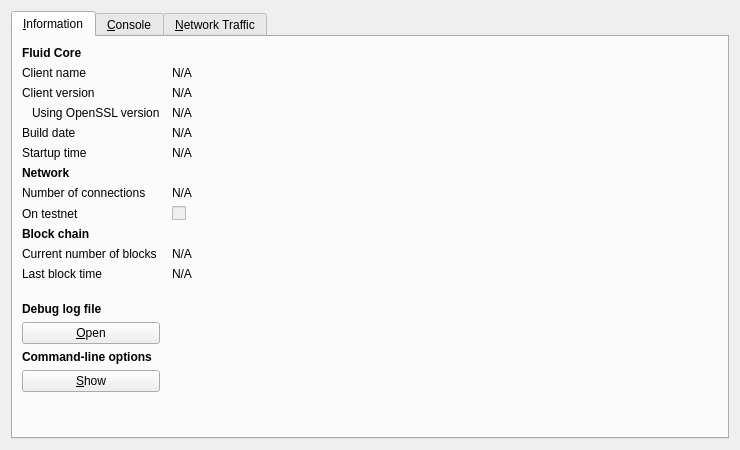
<?xml version="1.0" encoding="UTF-8"?>
<ui version="4.0">
 <class>RPCConsole</class>
 <widget class="QDialog" name="RPCConsole">
  <property name="geometry">
   <rect>
    <x>0</x>
    <y>0</y>
    <width>740</width>
    <height>450</height>
   </rect>
  </property>
  <property name="windowTitle">
   <string>Fluid - Debug window</string>
  </property>
  <layout class="QVBoxLayout" name="verticalLayout_2">
   <item>
    <widget class="QTabWidget" name="tabWidget">
     <property name="currentIndex">
      <number>0</number>
     </property>
     <widget class="QWidget" name="tab_info">
      <attribute name="title">
       <string>&amp;Information</string>
      </attribute>
      <layout class="QGridLayout" name="gridLayout" columnstretch="0,1">
       <property name="horizontalSpacing">
        <number>12</number>
       </property>
       <item row="0" column="0">
        <widget class="QLabel" name="label_9">
         <property name="font">
          <font>
           <weight>75</weight>
           <bold>true</bold>
          </font>
         </property>
         <property name="text">
          <string>Fluid Core</string>
         </property>
        </widget>
       </item>
       <item row="1" column="0">
        <widget class="QLabel" name="label_5">
         <property name="text">
          <string>Client name</string>
         </property>
        </widget>
       </item>
       <item row="1" column="1">
        <widget class="QLabel" name="clientName">
         <property name="cursor">
          <cursorShape>IBeamCursor</cursorShape>
         </property>
         <property name="text">
          <string>N/A</string>
         </property>
         <property name="textFormat">
          <enum>Qt::PlainText</enum>
         </property>
         <property name="textInteractionFlags">
          <set>Qt::LinksAccessibleByMouse|Qt::TextSelectableByKeyboard|Qt::TextSelectableByMouse</set>
         </property>
        </widget>
       </item>
       <item row="2" column="0">
        <widget class="QLabel" name="label_6">
         <property name="text">
          <string>Client version</string>
         </property>
        </widget>
       </item>
       <item row="2" column="1">
        <widget class="QLabel" name="clientVersion">
         <property name="cursor">
          <cursorShape>IBeamCursor</cursorShape>
         </property>
         <property name="text">
          <string>N/A</string>
         </property>
         <property name="textFormat">
          <enum>Qt::PlainText</enum>
         </property>
         <property name="textInteractionFlags">
          <set>Qt::LinksAccessibleByMouse|Qt::TextSelectableByKeyboard|Qt::TextSelectableByMouse</set>
         </property>
        </widget>
       </item>
       <item row="3" column="0">
        <widget class="QLabel" name="label_14">
         <property name="text">
          <string>Using OpenSSL version</string>
         </property>
         <property name="indent">
          <number>10</number>
         </property>
        </widget>
       </item>
       <item row="3" column="1">
        <widget class="QLabel" name="openSSLVersion">
         <property name="cursor">
          <cursorShape>IBeamCursor</cursorShape>
         </property>
         <property name="text">
          <string>N/A</string>
         </property>
         <property name="textFormat">
          <enum>Qt::PlainText</enum>
         </property>
         <property name="textInteractionFlags">
          <set>Qt::LinksAccessibleByMouse|Qt::TextSelectableByKeyboard|Qt::TextSelectableByMouse</set>
         </property>
        </widget>
       </item>
       <item row="4" column="0">
        <widget class="QLabel" name="label_12">
         <property name="text">
          <string>Build date</string>
         </property>
        </widget>
       </item>
       <item row="4" column="1">
        <widget class="QLabel" name="buildDate">
         <property name="cursor">
          <cursorShape>IBeamCursor</cursorShape>
         </property>
         <property name="text">
          <string>N/A</string>
         </property>
         <property name="textFormat">
          <enum>Qt::PlainText</enum>
         </property>
         <property name="textInteractionFlags">
          <set>Qt::LinksAccessibleByMouse|Qt::TextSelectableByKeyboard|Qt::TextSelectableByMouse</set>
         </property>
        </widget>
       </item>
       <item row="5" column="0">
        <widget class="QLabel" name="label_13">
         <property name="text">
          <string>Startup time</string>
         </property>
        </widget>
       </item>
       <item row="5" column="1">
        <widget class="QLabel" name="startupTime">
         <property name="cursor">
          <cursorShape>IBeamCursor</cursorShape>
         </property>
         <property name="text">
          <string>N/A</string>
         </property>
         <property name="textFormat">
          <enum>Qt::PlainText</enum>
         </property>
         <property name="textInteractionFlags">
          <set>Qt::LinksAccessibleByMouse|Qt::TextSelectableByKeyboard|Qt::TextSelectableByMouse</set>
         </property>
        </widget>
       </item>
       <item row="6" column="0">
        <widget class="QLabel" name="label_11">
         <property name="font">
          <font>
           <weight>75</weight>
           <bold>true</bold>
          </font>
         </property>
         <property name="text">
          <string>Network</string>
         </property>
        </widget>
       </item>
       <item row="7" column="0">
        <widget class="QLabel" name="label_7">
         <property name="text">
          <string>Number of connections</string>
         </property>
        </widget>
       </item>
       <item row="7" column="1">
        <widget class="QLabel" name="numberOfConnections">
         <property name="cursor">
          <cursorShape>IBeamCursor</cursorShape>
         </property>
         <property name="text">
          <string>N/A</string>
         </property>
         <property name="textFormat">
          <enum>Qt::PlainText</enum>
         </property>
         <property name="textInteractionFlags">
          <set>Qt::LinksAccessibleByMouse|Qt::TextSelectableByKeyboard|Qt::TextSelectableByMouse</set>
         </property>
        </widget>
       </item>
       <item row="8" column="0">
        <widget class="QLabel" name="label_8">
         <property name="text">
          <string>On testnet</string>
         </property>
        </widget>
       </item>
       <item row="8" column="1">
        <widget class="QCheckBox" name="isTestNet">
         <property name="enabled">
          <bool>false</bool>
         </property>
         <property name="text">
          <string/>
         </property>
        </widget>
       </item>
       <item row="9" column="0">
        <widget class="QLabel" name="label_10">
         <property name="font">
          <font>
           <weight>75</weight>
           <bold>true</bold>
          </font>
         </property>
         <property name="text">
          <string>Block chain</string>
         </property>
        </widget>
       </item>
       <item row="10" column="0">
        <widget class="QLabel" name="label_3">
         <property name="text">
          <string>Current number of blocks</string>
         </property>
        </widget>
       </item>
       <item row="10" column="1">
        <widget class="QLabel" name="numberOfBlocks">
         <property name="cursor">
          <cursorShape>IBeamCursor</cursorShape>
         </property>
         <property name="text">
          <string>N/A</string>
         </property>
         <property name="textFormat">
          <enum>Qt::PlainText</enum>
         </property>
         <property name="textInteractionFlags">
          <set>Qt::LinksAccessibleByMouse|Qt::TextSelectableByKeyboard|Qt::TextSelectableByMouse</set>
         </property>
        </widget>
       </item>
       <item row="11" column="0">
        <widget class="QLabel" name="label_2">
         <property name="text">
          <string>Last block time</string>
         </property>
        </widget>
       </item>
       <item row="11" column="1">
        <widget class="QLabel" name="lastBlockTime">
         <property name="cursor">
          <cursorShape>IBeamCursor</cursorShape>
         </property>
         <property name="text">
          <string>N/A</string>
         </property>
         <property name="textFormat">
          <enum>Qt::PlainText</enum>
         </property>
         <property name="textInteractionFlags">
          <set>Qt::LinksAccessibleByMouse|Qt::TextSelectableByKeyboard|Qt::TextSelectableByMouse</set>
         </property>
        </widget>
       </item>
       <item row="12" column="0">
        <spacer name="verticalSpacer_2">
         <property name="orientation">
          <enum>Qt::Vertical</enum>
         </property>
         <property name="sizeHint" stdset="0">
          <size>
           <width>20</width>
           <height>20</height>
          </size>
         </property>
        </spacer>
       </item>
       <item row="13" column="0">
        <widget class="QLabel" name="labelDebugLogfile">
         <property name="font">
          <font>
           <weight>75</weight>
           <bold>true</bold>
          </font>
         </property>
         <property name="text">
          <string>Debug log file</string>
         </property>
        </widget>
       </item>
       <item row="14" column="0">
        <widget class="QPushButton" name="openDebugLogfileButton">
         <property name="toolTip">
          <string>Open the Fluid debug log file from the current data directory. This can take a few seconds for large log files.</string>
         </property>
         <property name="text">
          <string>&amp;Open</string>
         </property>
         <property name="autoDefault">
          <bool>false</bool>
         </property>
        </widget>
       </item>
       <item row="15" column="0">
        <widget class="QLabel" name="labelCLOptions">
         <property name="font">
          <font>
           <weight>75</weight>
           <bold>true</bold>
          </font>
         </property>
         <property name="text">
          <string>Command-line options</string>
         </property>
        </widget>
       </item>
       <item row="16" column="0">
        <widget class="QPushButton" name="showCLOptionsButton">
         <property name="toolTip">
          <string>Show the Fluid-Qt help message to get a list with possible Fluid command-line options.</string>
         </property>
         <property name="text">
          <string>&amp;Show</string>
         </property>
         <property name="autoDefault">
          <bool>false</bool>
         </property>
        </widget>
       </item>
       <item row="17" column="0">
        <spacer name="verticalSpacer">
         <property name="orientation">
          <enum>Qt::Vertical</enum>
         </property>
         <property name="sizeHint" stdset="0">
          <size>
           <width>20</width>
           <height>40</height>
          </size>
         </property>
        </spacer>
       </item>
      </layout>
     </widget>
     <widget class="QWidget" name="tab_console">
      <attribute name="title">
       <string>&amp;Console</string>
      </attribute>
      <layout class="QVBoxLayout" name="verticalLayout_3">
       <property name="spacing">
        <number>3</number>
       </property>
       <item>
        <widget class="QTextEdit" name="messagesWidget">
         <property name="minimumSize">
          <size>
           <width>0</width>
           <height>100</height>
          </size>
         </property>
         <property name="readOnly">
          <bool>true</bool>
         </property>
         <property name="tabKeyNavigation" stdset="0">
          <bool>false</bool>
         </property>
         <property name="columnCount" stdset="0">
          <number>2</number>
         </property>
        </widget>
       </item>
       <item>
        <layout class="QHBoxLayout" name="horizontalLayout">
         <property name="spacing">
          <number>3</number>
         </property>
         <item>
          <widget class="QLabel" name="label">
           <property name="text">
            <string notr="true">&gt;</string>
           </property>
          </widget>
         </item>
         <item>
          <widget class="QLineEdit" name="lineEdit"/>
         </item>
         <item>
          <widget class="QPushButton" name="clearButton">
           <property name="maximumSize">
            <size>
             <width>24</width>
             <height>24</height>
            </size>
           </property>
           <property name="toolTip">
            <string>Clear console</string>
           </property>
           <property name="text">
            <string/>
           </property>
           <property name="icon">
            <iconset resource="../bitcoin.qrc">
             <normaloff>:/icons/remove</normaloff>:/icons/remove</iconset>
           </property>
           <property name="shortcut">
            <string notr="true">Ctrl+L</string>
           </property>
           <property name="autoDefault">
            <bool>false</bool>
           </property>
          </widget>
         </item>
        </layout>
       </item>
      </layout>
     </widget>
     <widget class="QWidget" name="tab">
      <attribute name="title">
       <string>&amp;Network Traffic</string>
      </attribute>
      <layout class="QHBoxLayout" name="horizontalLayout_3">
       <item>
        <layout class="QVBoxLayout" name="verticalLayout_4">
         <item>
          <widget class="TrafficGraphWidget" name="trafficGraph" native="true">
           <property name="sizePolicy">
            <sizepolicy hsizetype="Expanding" vsizetype="Expanding">
             <horstretch>0</horstretch>
             <verstretch>0</verstretch>
            </sizepolicy>
           </property>
          </widget>
         </item>
         <item>
          <layout class="QHBoxLayout" name="horizontalLayout_2">
           <item>
            <widget class="QSlider" name="sldGraphRange">
             <property name="minimum">
              <number>1</number>
             </property>
             <property name="maximum">
              <number>288</number>
             </property>
             <property name="pageStep">
              <number>12</number>
             </property>
             <property name="value">
              <number>6</number>
             </property>
             <property name="orientation">
              <enum>Qt::Horizontal</enum>
             </property>
            </widget>
           </item>
           <item>
            <widget class="QLabel" name="lblGraphRange">
             <property name="minimumSize">
              <size>
               <width>100</width>
               <height>0</height>
              </size>
             </property>
             <property name="alignment">
              <set>Qt::AlignCenter</set>
             </property>
            </widget>
           </item>
           <item>
            <widget class="QPushButton" name="btnClearTrafficGraph">
             <property name="text">
              <string>&amp;Clear</string>
             </property>
            </widget>
           </item>
          </layout>
         </item>
        </layout>
       </item>
       <item>
        <layout class="QVBoxLayout" name="verticalLayout">
         <item>
          <widget class="QGroupBox" name="groupBox">
           <property name="title">
            <string>Totals</string>
           </property>
           <layout class="QVBoxLayout" name="verticalLayout_5">
            <item>
             <layout class="QHBoxLayout" name="horizontalLayout_4">
              <item>
               <widget class="Line" name="line">
                <property name="sizePolicy">
                 <sizepolicy hsizetype="Fixed" vsizetype="Fixed">
                  <horstretch>0</horstretch>
                  <verstretch>0</verstretch>
                 </sizepolicy>
                </property>
                <property name="minimumSize">
                 <size>
                  <width>10</width>
                  <height>0</height>
                 </size>
                </property>
                <property name="palette">
                 <palette>
                  <active>
                   <colorrole role="Light">
                    <brush brushstyle="SolidPattern">
                     <color alpha="255">
                      <red>0</red>
                      <green>255</green>
                      <blue>0</blue>
                     </color>
                    </brush>
                   </colorrole>
                  </active>
                  <inactive>
                   <colorrole role="Light">
                    <brush brushstyle="SolidPattern">
                     <color alpha="255">
                      <red>0</red>
                      <green>255</green>
                      <blue>0</blue>
                     </color>
                    </brush>
                   </colorrole>
                  </inactive>
                  <disabled>
                   <colorrole role="Light">
                    <brush brushstyle="SolidPattern">
                     <color alpha="255">
                      <red>0</red>
                      <green>255</green>
                      <blue>0</blue>
                     </color>
                    </brush>
                   </colorrole>
                  </disabled>
                 </palette>
                </property>
                <property name="orientation">
                 <enum>Qt::Horizontal</enum>
                </property>
               </widget>
              </item>
              <item>
               <widget class="QLabel" name="label_16">
                <property name="text">
                 <string>In:</string>
                </property>
               </widget>
              </item>
              <item>
               <widget class="QLabel" name="lblBytesIn">
                <property name="minimumSize">
                 <size>
                  <width>50</width>
                  <height>0</height>
                 </size>
                </property>
                <property name="alignment">
                 <set>Qt::AlignRight|Qt::AlignTrailing|Qt::AlignVCenter</set>
                </property>
               </widget>
              </item>
             </layout>
            </item>
            <item>
             <layout class="QHBoxLayout" name="horizontalLayout_5">
              <item>
               <widget class="Line" name="line_2">
                <property name="sizePolicy">
                 <sizepolicy hsizetype="Fixed" vsizetype="Fixed">
                  <horstretch>0</horstretch>
                  <verstretch>0</verstretch>
                 </sizepolicy>
                </property>
                <property name="minimumSize">
                 <size>
                  <width>10</width>
                  <height>0</height>
                 </size>
                </property>
                <property name="palette">
                 <palette>
                  <active>
                   <colorrole role="Light">
                    <brush brushstyle="SolidPattern">
                     <color alpha="255">
                      <red>255</red>
                      <green>0</green>
                      <blue>0</blue>
                     </color>
                    </brush>
                   </colorrole>
                  </active>
                  <inactive>
                   <colorrole role="Light">
                    <brush brushstyle="SolidPattern">
                     <color alpha="255">
                      <red>255</red>
                      <green>0</green>
                      <blue>0</blue>
                     </color>
                    </brush>
                   </colorrole>
                  </inactive>
                  <disabled>
                   <colorrole role="Light">
                    <brush brushstyle="SolidPattern">
                     <color alpha="255">
                      <red>255</red>
                      <green>0</green>
                      <blue>0</blue>
                     </color>
                    </brush>
                   </colorrole>
                  </disabled>
                 </palette>
                </property>
                <property name="orientation">
                 <enum>Qt::Horizontal</enum>
                </property>
               </widget>
              </item>
              <item>
               <widget class="QLabel" name="label_17">
                <property name="text">
                 <string>Out:</string>
                </property>
               </widget>
              </item>
              <item>
               <widget class="QLabel" name="lblBytesOut">
                <property name="minimumSize">
                 <size>
                  <width>50</width>
                  <height>0</height>
                 </size>
                </property>
                <property name="alignment">
                 <set>Qt::AlignRight|Qt::AlignTrailing|Qt::AlignVCenter</set>
                </property>
               </widget>
              </item>
             </layout>
            </item>
            <item>
             <spacer name="verticalSpacer_4">
              <property name="orientation">
               <enum>Qt::Vertical</enum>
              </property>
              <property name="sizeHint" stdset="0">
               <size>
                <width>20</width>
                <height>407</height>
               </size>
              </property>
             </spacer>
            </item>
           </layout>
          </widget>
         </item>
        </layout>
       </item>
      </layout>
     </widget>
    </widget>
   </item>
  </layout>
 </widget>
 <customwidgets>
  <customwidget>
   <class>TrafficGraphWidget</class>
   <extends>QWidget</extends>
   <header>trafficgraphwidget.h</header>
   <container>1</container>
   <slots>
    <slot>clear()</slot>
   </slots>
  </customwidget>
 </customwidgets>
 <resources>
  <include location="../bitcoin.qrc"/>
 </resources>
 <connections/>
</ui>
